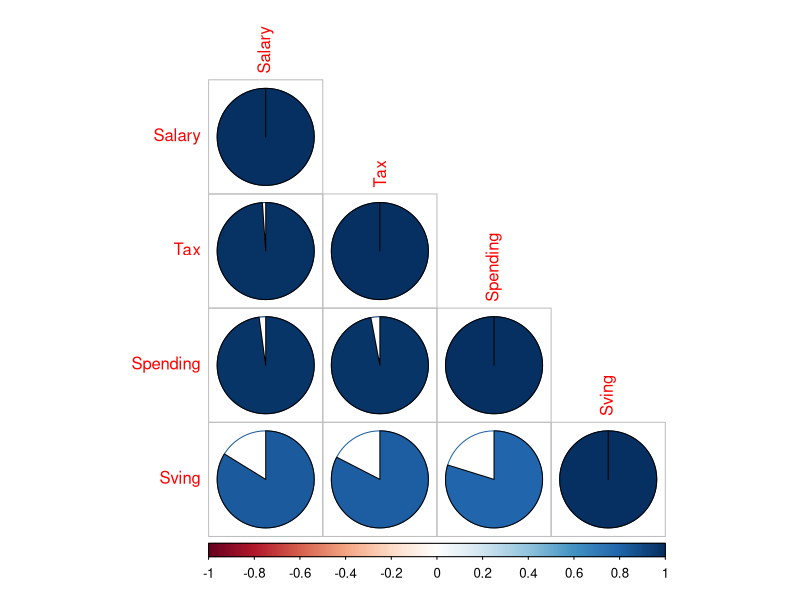
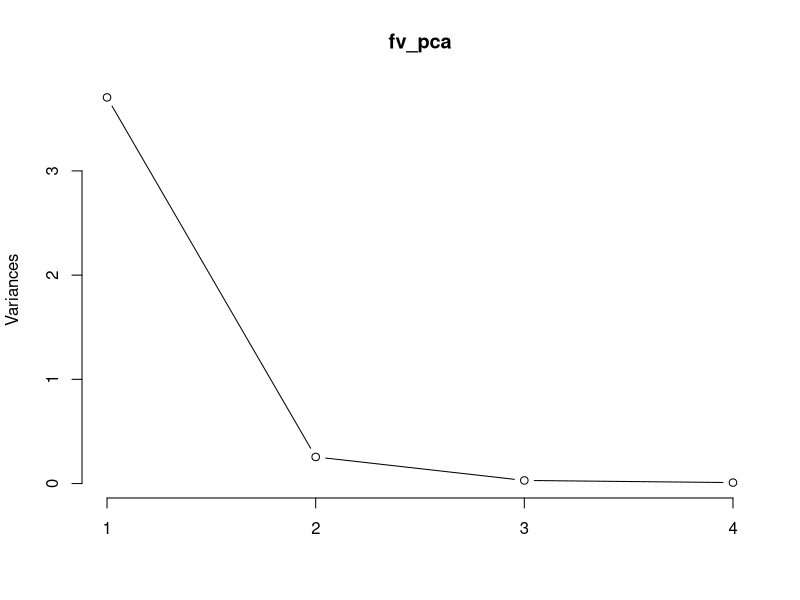
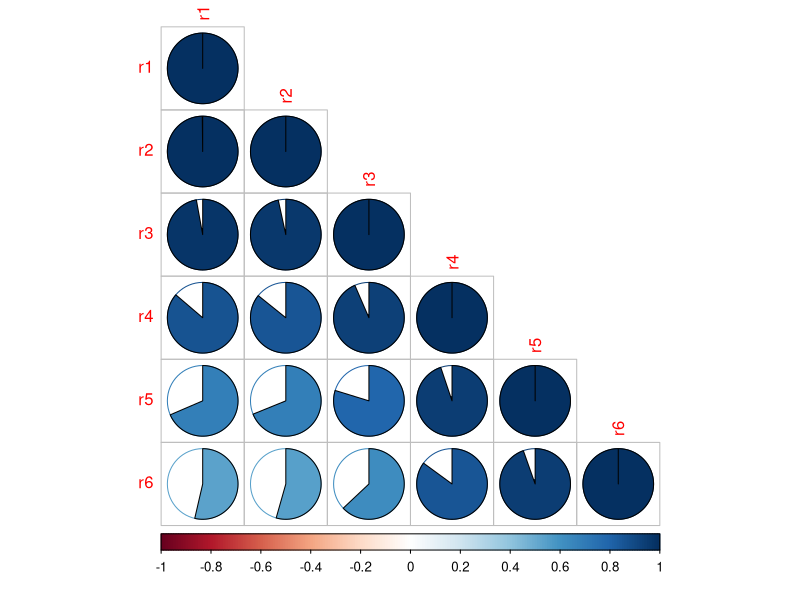
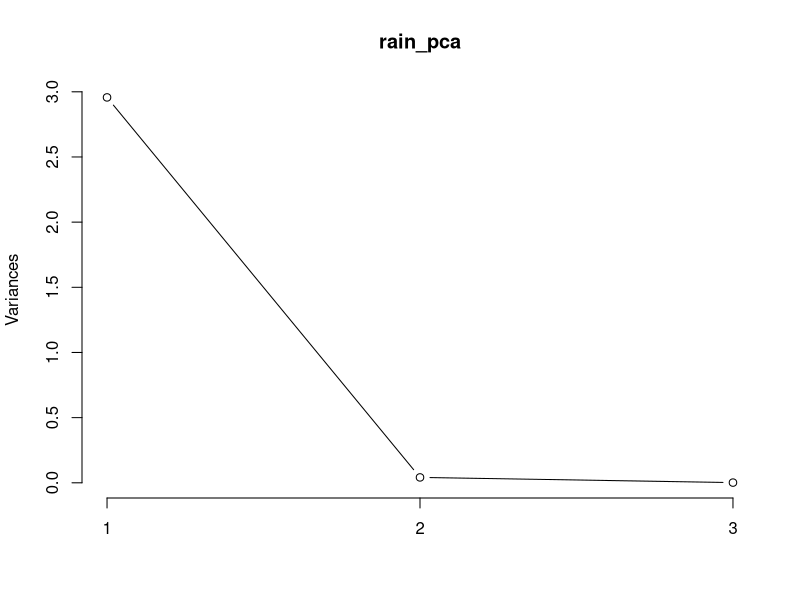

These figures' R source, in order:
library(corrplot)
library(dplyr)
x=read.csv("employee.csv")
View(x)

###Can we use less number of financial variables 

fv=x %>%
  select(Salary, Tax, Spending, Sving)

names(fv)
View(fv)
##check the correlation
cr.fv=cor(fv)
cr.fv
corrplot(cr.fv, method = "pie", 
         type="lower")
##apply PCA
fv_pca=prcomp(fv, scale=TRUE)
summary(fv_pca)
plot(fv_pca, type="l")


pca_select=fv_pca$x
head(pca_select)
dim(pca_select)

head(pca_select)

pca_new=pca_select[,c(1,2)] %>%
  as.data.frame()
View(pca_new)
head(pca_new)
cor(pca_new$PC1, pca_new$PC2)
##instead of original 4 F_vars, we use the first 2 PCAs
fv=fv%>%
  cbind(pca_new)
View(fv)
cor(fv$PC1, fv$PC2)

#++++++++++++++++NEW DATASET+++++++++++++#


y=read.csv("rainfall.csv")
View(y)
names(y)
cr.y=cor(y)
cr.y
corrplot(cr.y, method = "pie", 
         type="lower")
y.rain.winter=y %>%
  select(r1, r2, r3)
rain_pca=prcomp(y.rain.winter, scale=TRUE)
summary(rain_pca)
plot(rain_pca, type="l")
pca_select=rain_pca$x
head(pca_select)
pca_new=pca_select[,c(1,2)] %>%
  as.data.frame()
head(pca_new)
cor(pca_new$PC1, pca_new$PC2)



y= y%>%
  cbind(pca_new)
View(y)
